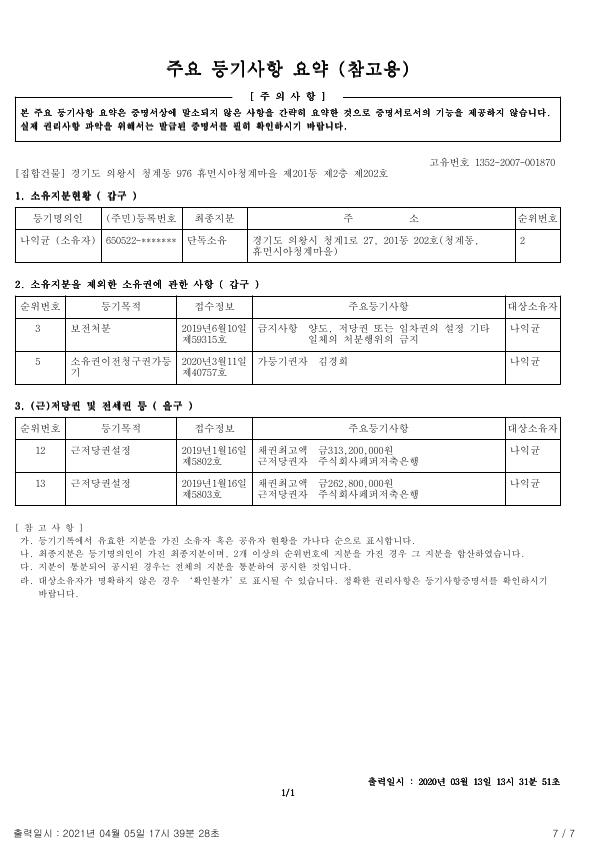
#> input picture examples/report-register-complex.jpg, 595 x 842 px
$ python -i img_utils.py   (imports and definitions only)
#> lines starting #> are read from the running program, lines starting #| are printed output that depends on the picture
#> further down, picture is the input picture: shape (842, 595, 3); min 0, max 255, mean 244.1
import cv2
import numpy as np


def _remove_noise_and_smooth(image):
    # closing and opening
    kernel1 = np.zeros((5, 5), np.uint8)
    kernel2 = np.zeros((1, 1), np.uint8)
    dn_img = cv2.morphologyEx(image, cv2.MORPH_CLOSE, kernel1)
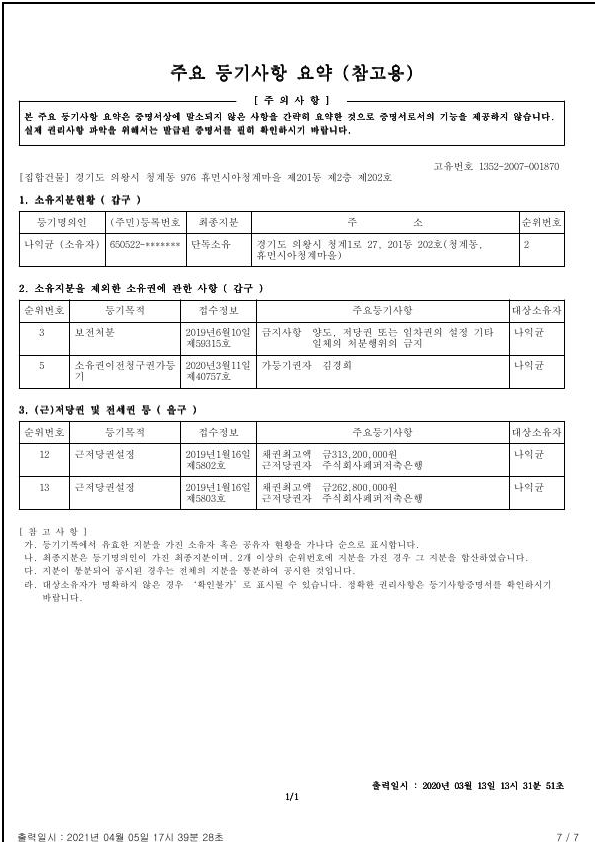
#> dn_img: shape (842, 595, 3); min 0, max 255, mean 242.7
    dn_img = cv2.morphologyEx(dn_img, cv2.MORPH_OPEN, kernel1)
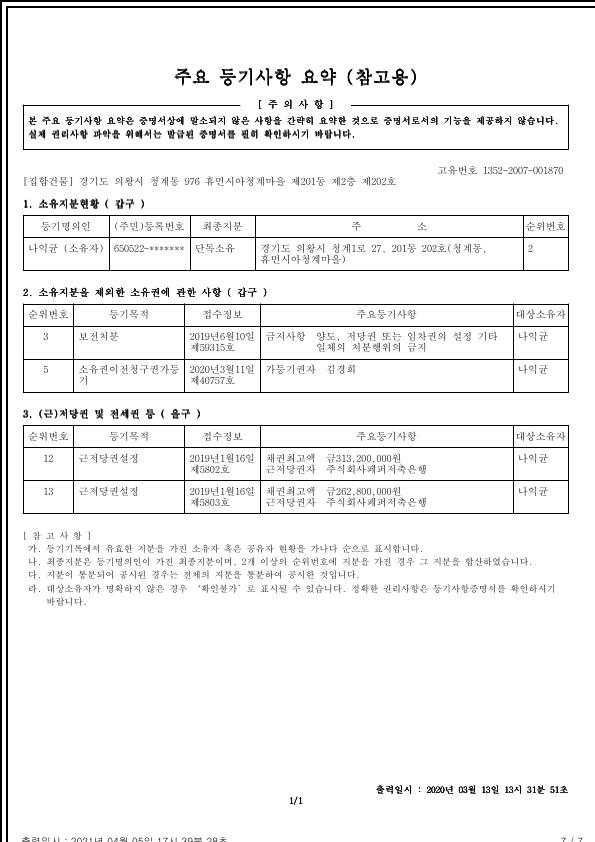
#> dn_img: shape (842, 595, 3); min 0, max 255, mean 241.3

    # smoothing : GaussianBlur, bilateralFilter
    smooth_img = cv2.bilateralFilter(dn_img,9,75,75)
    return smooth_img


def _threshold(image):
    # threshold: adaptiveThreshold
    ret, th_img = cv2.threshold(image, 0, 255, cv2.THRESH_TOZERO+cv2.THRESH_OTSU)
    return th_img


def _crop_ROI(image, x, y, w, h):
    cropped_image = image[ y:y+h , x:x+w ]
    return cropped_image


def _crop_border(image, border_offset=10, save=False):
    height = image.shape[0] - border_offset*2
    width = image.shape[1] - border_offset*2
    cropped_image = image[border_offset:border_offset+height, border_offset:border_offset+width]
    if save:
        cv2.imwrite(args.pre_save_path+'/border_crop_img.jpg', image)
    return cropped_image


def _rescale(image, scale_percent=110, save=False):
    width = int(image.shape[1] * scale_percent / 100)
    height = int(image.shape[0] * scale_percent / 100)
    dim = (width, height)
    rescaled_image = cv2.resize(image, dim, interpolation=cv2.INTER_CUBIC)
    if save:
        cv2.imwrite(args.pre_save_path+'/2_resized_img.jpg', rescaled_image)
    return rescaled_image

>>> import cv2
>>> picture = cv2.imread('examples/report-register-complex.jpg')
>>> result = _remove_noise_and_smooth(picture)
